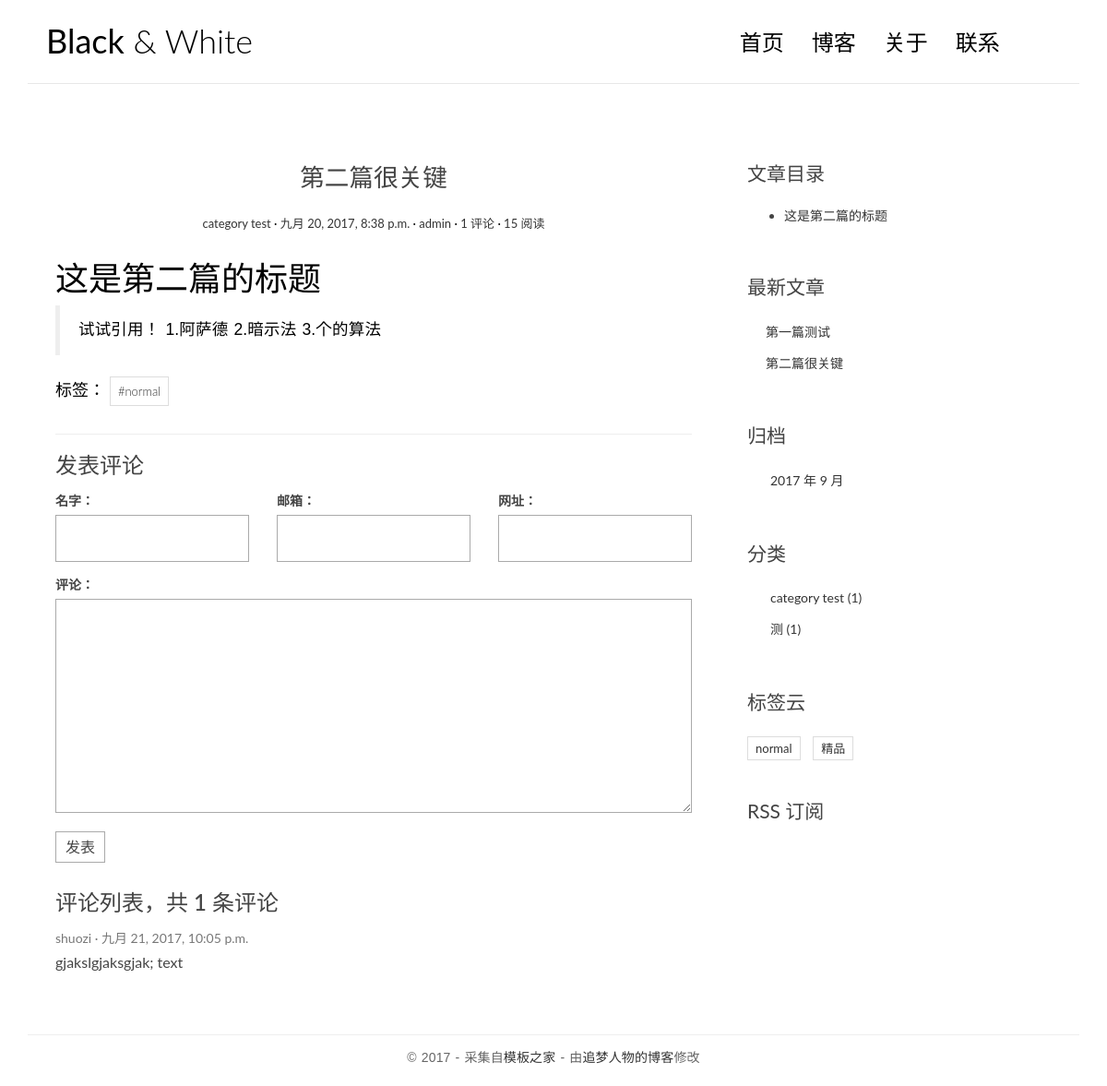
The app's page /post/2/ with its own data.
### blog/models.py (models this page shows, shortened)
@python_2_unicode_compatible
class Post(models.Model):
    title = models.CharField(max_length=100)
    body = models.TextField()
    created_time = models.DateTimeField()
    modified_time = models.DateTimeField()
    excerpt = models.CharField(max_length=200, blank=True)
    category = models.ForeignKey(Category)
    tag = models.ManyToManyField(Tag, blank=True)
    author = models.ForeignKey(User)
    views = models.PositiveIntegerField(default=0)
    def get_absolute_url(self):
        return reverse('blog:detail', kwargs={'pk':self.pk})
    def increase_views(self):
        self.views += 1
        self.save(update_fields=['views'])
    def save(self,*args, **kwargs):
        if not self.excerpt:
            md = markdown.Markdown(extensions=[
                'markdown.extensions.extra',
                'markdown.extensions.codehilite',
            ])
            self.excerpt = strip_tags(md.convert(self.body)[:54])
        super(Post, self).save(*args, **kwargs)
    class Meta:
        ordering = ['-created_time']

class Category(models.Model):
    name = models.CharField(max_length=100)

class Tag(models.Model):
    name = models.CharField(max_length=100)

### comments/models.py (models this page shows, shortened)
@python_2_unicode_compatible
class Comment(models.Model):
    name = models.CharField(max_length=100)
    email = models.EmailField(max_length=255)
    url = models.URLField(blank=True)
    text = models.TextField()
    created_time =  models.DateTimeField(auto_now_add=True)
    post = models.ForeignKey('blog.Post')

### blog/views.py (the view)
# urls.py: url(r'^post/(?P<pk>[0-9]+)/$', views.PostDetailView.as_view(), name='detail'),
class PostDetailView(DetailView):
    model = Post
    template_name = 'blog/detail.html'
    context_object_name = 'post'
    def get(self, request, *args, **kwargs):
        response = super(PostDetailView,self).get(request,*args,**kwargs)
        self.object.increase_views()
        return response
    def get_object(self, queryset=None):
        post = super(PostDetailView,self).get_object(queryset=None)
        md = markdown.Markdown(extensions=[
                                          'markdown.extensions.extra',
                                          'markdown.extensions.codehilite',
                                          TocExtension(slugify=slugify),
                                      ]
                                      )
        post.body = md.convert(post.body)
        post.toc = md.toc
        return post
    def get_context_data(self, **kwargs):
        context = super(PostDetailView,self).get_context_data(**kwargs)
        form = CommentForm()
        comment_list = self.object.comment_set.all()
        context.update( {
            'form': form,
            'comment_list': comment_list
        })
        return context

### comments/forms.py
class CommentForm(forms.ModelForm):
    class Meta:
        model = Comment
        fields = ['name', 'email', 'url', 'text']

### blog/templatetags/blog_tags.py (called while the page is built)
@register.simple_tag
def get_recent_posts(num=5):
    return Post.objects.all().order_by('created_time')[:num]

@register.simple_tag
def archives():
    return Post.objects.dates('created_time', 'month', order='DESC')

@register.simple_tag
def get_categories():
    return Category.objects.annotate(num_posts=Count('post')).filter(num_posts__gt=0)

@register.simple_tag
def get_tags():
    return Tag.objects.annotate(num_posts=Count('post')).filter(num_posts__gt=0)

### templates/blog/detail.html (shortened to what this page needs)
{% extends 'base.html' %}
{% block main %}
                 <article class="post post-{{ post.pk }}">
                    <header class="entry-header">
                        <h1 class="entry-title">{{ post.title }}</h1>
                        <div class="entry-meta">
                            <span class="post-category"><a href="#">{{ post.category.name }}</a></span>
                            <span class="post-date"><a href="#"><time class="entry-date"
                                                                      datetime="{{ post.created_time }}">{{ post.created_time }}</time></a></span>
                            <span class="post-author"><a href="#">{{ post.author }}</a></span>
                            <span class="comments-link"><a href="#">{{ post.comment_set.count }} 评论</a></span>
                            <span class="views-count"><a href="#">{{ post.views }} 阅读</a></span>
                        </div>
                    </header>
                    <div class="entry-content clearfix">
                        {{ post.body|safe }}
                    <div class="widget-tag-cloud">
                    <ul>
                    标签：
                         {% for tag in post.tag.all %}
                              <li>  <a href="{% url 'blog:tag' tag.pk %}">#{{ tag.name }}</a></li>
                            {% endfor %}
                    </ul>
                    </div>
                    </div>
                </article>
                <section class="comment-area" id="comment-area">
                    <hr>
                    <h3>发表评论</h3>
                    <form action="{% url 'comments:post_comment' post.pk %}" method="post" class="comment-form">
                        <div class="row">
                            <div class="col-md-4">
                                <label for="{{ form.name.id_for_label }}">名字：</label>
                                {{ form.name }}
                            </div>
                            <div class="col-md-4">
                                <label for="{{ form.email.id_for_label }}">邮箱：</label>
                                {{ form.email }}
                            </div>
                            <div class="col-md-4">
                                <label for="{{ form.url.id_for_label }}">网址：</label>
                                {{ form.url }}
                            </div>
                            <div class="col-md-12">
                                <label for="{{ form.text.id_for_label }}">评论：</label>
                                {{ form.text }}
                                <button type="submit" class="comment-btn">发表</button>
                            </div>
                        </div>
                    </form>
                    <div class="comment-list-panel">
                        <h3>评论列表，共 <span>{{ post.comment_set.count }}</span> 条评论</h3>
                        <ul class="comment-list list-unstyled">
                            {% for comment in comment_list %}
                            <li class="comment-item">
                                <span class="nickname">{{ comment.name }}</span>
                                <time class="submit-date">{{ comment.created_time }}</time>
                                <div class="text">
                                    {{ comment.text }}
                                </div>
                            </li>
                            {% empty %}
                            暂无评论！
                            {% endfor %}
                        </ul>
                    </div>
                </section>
{% endblock main %}
{% block toc %}
                <div class="widget widget-content">
                    <h3 class="widget-title">文章目录</h3>
                    {{ post.toc | safe }}
                </div>
{% endblock toc %}

### templates/base.html (shortened to what this page needs)
{% load staticfiles %}
{% load blog_tags %}
<!DOCTYPE html>
<html>
<head>
    <link href="https://cdn.bootcss.com/bootstrap/3.3.7/css/bootstrap.min.css" rel="stylesheet">
    <link rel="stylesheet" href="http://code.ionicframework.com/ionicons/2.0.1/css/ionicons.min.css">
    <link rel="stylesheet" href="{% static 'blog/css/pace.css' %}">
    <link rel="stylesheet" href="{% static 'blog/css/custom.css' %}">
    <link rel="stylesheet" href="{% static 'blog/css/highlights/github.css' %}">
</head>
<body>
<div class="container">
    <header id="site-header">
        <div class="row">
            <div class="col-md-4 col-sm-5 col-xs-8">
                <div class="logo">
                    <h1><a href="{% url 'blog:index' %}"><b>Black</b> &amp; White</a></h1>
                </div>
            </div>
            <div class="col-md-8 col-sm-7 col-xs-4">
                <nav class="main-nav" role="navigation">
                    <div class="collapse navbar-collapse" id="bs-example-navbar-collapse-1">
                        <ul class="nav navbar-nav navbar-right">
                            <li class="cl-effect-11"><a href="{% url 'blog:index' %}" data-hover="首页">首页</a></li>
                            <li class="cl-effect-11"><a href="full-width.html" data-hover="博客">博客</a></li>
                            <li class="cl-effect-11"><a href="about.html" data-hover="关于">关于</a></li>
                            <li class="cl-effect-11"><a href="contact.html" data-hover="联系">联系</a></li>
                        </ul>
                    </div>
                </nav>
            </div>
        </div>
    </header>
</div>
<div class="content-body">
    <div class="container">
        <div class="row">
            <main class="col-md-8">
                {% block main %}
                {% endblock main %}
            </main>
            <aside class="col-md-4">
                {% block toc %}
                {% endblock toc%}
                <div class="widget widget-recent-posts">
                    <h3 class="widget-title">最新文章</h3>
                    {% get_recent_posts as recent_post_list %}
                    <ul>
                        {% for post in recent_post_list %}
                        <li>
                            <a href="{{ post.get_absolute_url }}">{{ post.title }}</a>
                        </li>
                       {% empty %}
                        no aritcles!
                        {% endfor %}
                    </ul>
                </div>
                <div class="widget widget-archives">
                    <h3 class="widget-title">归档</h3>
                    {% archives as date_list %}
                    <ul>
                        {% for date in date_list %}
                        <li>
                            <a href="{% url 'blog:archives' date.year date.month  %}">{{ date.year }} 年 {{ date.month }} 月</a>
                        </li>
                    {% empty %}
                    暂无归档
                    {% endfor %}
                    </ul>
                </div>
                <div class="widget widget-category">
                    <h3 class="widget-title">分类</h3>
                    {% get_categories as category_list %}
                    <ul>
                        {% for category in category_list %}
                        <li>
                            <a href="{% url 'blog:category' category.pk %}">{{ category.name }}
                                <span class="post-count">({{ category.num_posts }})</span></a>
                        </li>
                    {% empty %}
                    暂无分类！
                    {% endfor %}
                    </ul>
                </div>
                <div class="widget widget-tag-cloud">
                    <h3 class="widget-title">标签云</h3>
                    {% get_tags as tag_list %}
                    <ul>
                        {% for tag in tag_list %}
                        <li>
                            <a href="{% url 'blog:tag' tag.pk %}">{{ tag.name }}</a>
                        </li>
                        {% empty %}
                        暂无标签！
                        {% endfor %}
                    </ul>
                </div>
                <div class="rss">
                    <a href=""> RSS 订阅</a>
                </div>
            </aside>
        </div>
    </div>
</div>
<footer id="site-footer">
    <div class="container">
        <div class="row">
            <div class="col-md-12">
                <p class="copyright">&copy 2017 - 采集自<a href="http://www.cssmoban.com/"
                                                        target="_blank" title="模板之家">模板之家</a>
                    - 由<a href="http://zmrenwu.com/" title="网页模板" target="_blank">追梦人物的博客</a>修改
                </p>
            </div>
        </div>
    </div>
</footer>
</body>
</html>

### blog/static/blog/css/custom.css (style rules this page uses)
* { outline: none; }
h1, h2, h3, h4, h5, h6 { margin-top: 0; }
b { font-weight: 400; }
a { color: #333; }
body { color: #444; font-family: 'Lato', sans-serif; }
p { font-family: 'Ubuntu', sans-serif; font-weight: 400; word-spacing: 1px; letter-spacing: 0.01em; }
#site-header { background-color: #FFF; padding: 25px 20px; margin-bottom: 40px; border-bottom: 1px solid #e7e7e7; }
.logo h1 a { color: #000; }
.logo h1 { margin: 0; font-family: 'Lato', sans-serif; font-weight: 300; }
.main-nav { margin-top: 11px; max-width: 95%; }
.main-nav a { color: #000000 !important; padding: 0 0 5px 0 !important; margin-right: 30px; font-family: 'Lato', sans-serif; font-weight: 300; font-size: 24px; }
.cl-effect-11 a { padding: 10px 0; color: #0972b4; text-shadow: none; }
.cl-effect-11 a::before { position: absolute; top: 0; left: 0; overflow: hidden; padding: 0 0 5px 0 !important; max-width: 0; border-bottom: 1px solid #000; color: #000; content: attr(data-hover); white-space: nowrap; -webkit-transition: max-width 0.5s; -moz-transition: max-width 0.5s; transition: max-width 0.5s; }
.content-body { padding-bottom: 4em; }
.post { background: #fff; padding: 30px 30px 0; }
.entry-title { text-align: center; font-size: 1.9em; margin-bottom: 20px; line-height: 1.6; padding: 10px 20px 0; }
.entry-meta { text-align: center; color: #DDDDDD; font-size: 13px; margin-bottom: 30px; }
.entry-content { font-size: 18px; line-height: 1.9; font-weight: 300; color: #000; }
.post-category::after, .post-date::after, .post-author::after, .comments-link::after { content: ' ·'; color: #000; }
.widget { background: #fff; padding: 30px 0 0; }
.widget-title { font-size: 1.5em; margin-bottom: 20px; line-height: 1.6; padding: 10px 0 0; font-weight: 400; }
.widget-recent-posts ul { padding: 0; margin: 0; padding-left: 20px; }
.widget-recent-posts ul li { list-style-type: none; position: relative; line-height: 170%; margin-bottom: 10px; }
.widget-recent-posts ul li::before { content: '\f3d3'; font-family: "Ionicons"; position: absolute; left: -17px; top: 3px; font-size: 16px; color: #000; }
.widget-archives ul { padding: 0; margin: 0; padding-left: 25px; }
.widget-archives ul li { list-style-type: none; position: relative; line-height: 170%; margin-bottom: 10px; }
.widget-archives ul li::before { content: '\f3f3'; font-family: "Ionicons"; position: absolute; left: -25px; top: 1px; font-size: 16px; color: #000; }
.widget-category ul { padding: 0; margin: 0; padding-left: 25px; }
.widget-category ul li { list-style-type: none; position: relative; line-height: 170%; margin-bottom: 10px; }
.widget-category ul li::before { content: '\f3fe'; font-family: "Ionicons"; position: absolute; left: -25px; top: 1px; font-size: 18px; color: #000; }
.widget-tag-cloud ul { padding: 0; margin: 0; margin-right: -10px; }
.widget-tag-cloud ul li { list-style-type: none; font-size: 13px; display: inline-block; margin-right: 10px; margin-bottom: 10px; padding: 3px 8px; border: 1px solid #ddd; }
.widget-content ul li { margin-bottom: 10px; }
.rss { font-size: 21px; margin-top: 30px; }
.rss a { color: #444; }
#site-footer { padding-top: 10px; padding: 0 0 1.5em 0; }
.copyright { text-align: center; padding-top: 1em; margin: 0; border-top: 1px solid #eee; color: #666; }
.contact-form input, .comment-form input { border: 1px solid #aaa; margin-bottom: 15px; width: 100%; padding: 15px 15px; font-size: 16px; line-height: 100%; transition: 0.4s border-color linear; }
.contact-form textarea, .comment-form textarea { border: 1px solid #aaa; margin-bottom: 15px; width: 100%; padding: 15px 15px; font-size: 16px; line-height: 20px !important; min-height: 183px; transition: 0.4s border-color linear; }
.comment-area { padding: 0 30px 0; }
.comment-form { margin-top: 15px; }
.comment-form .comment-btn { background-color: #fff; border: 1px solid #aaa; font-size: 16px; padding: 5px 10px; }
.comment-list-panel { margin-top: 30px; }
.comment-list { margin-top: 15px; }
.comment-item .nickname, .comment-item .submit-date { color: #777; font-size: 14px; }
.comment-item .nickname:after { content: ' ·'; }
.comment-item .text { padding-top: 5px; font-size: 16px; }

### records on screen
Post: title "第二篇很关键", category.name "category test", created_time "九月 20, 2017, 8:38 p.m.", author "admin", comment_set.count "1", views "15", body "这是第二篇的标题 试试引用！ 1.阿萨德 2.暗示法 3.个的算法", toc "这是第二篇的标题"
Tag: name "normal"
Comment: name "shuozi", created_time "九月 21, 2017, 10:05 p.m.", text "gjakslgjaksgjak; text"
Post: title "第一篇测试"
Category: name "category test", num_posts "1"
Category: name "测", num_posts "1"
Tag: name "精品"

### other values on screen
{{ date.year }} "2017"
{{ date.month }} "9"
